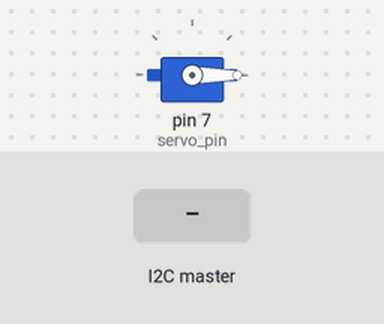
Simulated run of this sketch. Board: Arduino Uno, built with avr-gcc and run on an emulated ATmega328P. Shown: servo. The inputs (shaded band) are chosen by the test bench. What the sketch prints to the serial monitor is not drawn.

Above: at 1.2 s.
1.3 s: the I2C master sends the byte 90
At 1.8 s:
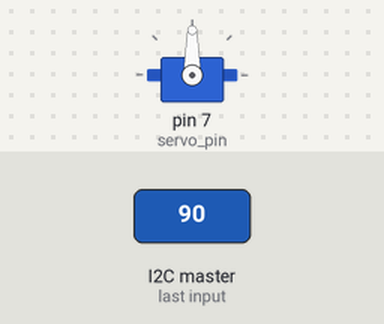
2.9 s: the I2C master sends the byte 200
At 4.1 s:
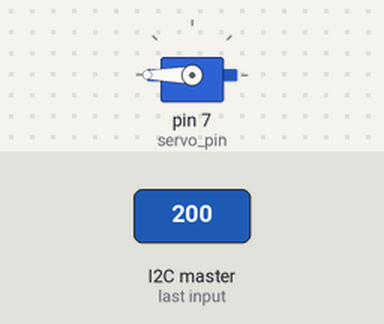
4.4 s: the I2C master sends the byte 0
At 5.4 s:
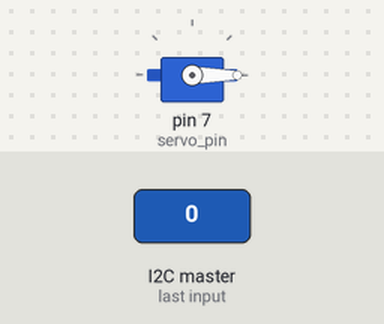
Timing chart, 0 to 7.4 s (numbered marks = the images above; inputs shaded):
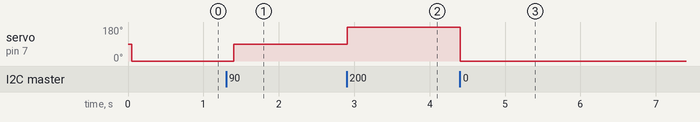

Measured:
- after the input at 1.3 s, servo on pin 7 (servo_pin): 0° → 90° after 0.10 s
- after the input at 2.9 s, servo on pin 7 (servo_pin): 90° → 180° at once
- after the input at 4.4 s, servo on pin 7 (servo_pin): 180° → 0° at once

The sketch:

Slave_arduino_code.ino
```cpp
// C++ code
//
#include <Servo.h>
#include <Wire.h>


#define ANSWERSIZE 5
#define servo_pin 7

int speed = 100;
int angle = 90;
byte SlaveReceived;
Servo Servo1;
String answer = "Hello";


void setup()
{
  Serial.begin(9600);
  Wire.begin(9);
  Servo1.attach(servo_pin);
  Wire.onRequest(requestEvent);

  Wire.onReceive(receiveEvent);
  Servo1.write(angle);
}

void receiveEvent(int x){

    SlaveReceived = Wire.read();
    //Serial.println(angle);

  //Servo1.write(x);
  //delay(speed);
}

void requestEvent(){
  byte response[ANSWERSIZE];
  for(byte i=0; i<ANSWERSIZE;i++){
    response[i] = (byte)answer.charAt(i);
  }

  Wire.write(response,sizeof(response));

  Serial.println("Request event");
}

void loop()
{
  delay(50);
  //angle = SlaveReceived;
  Servo1.write(SlaveReceived);
  delay(speed);
  Serial.println(angle);
}
```
